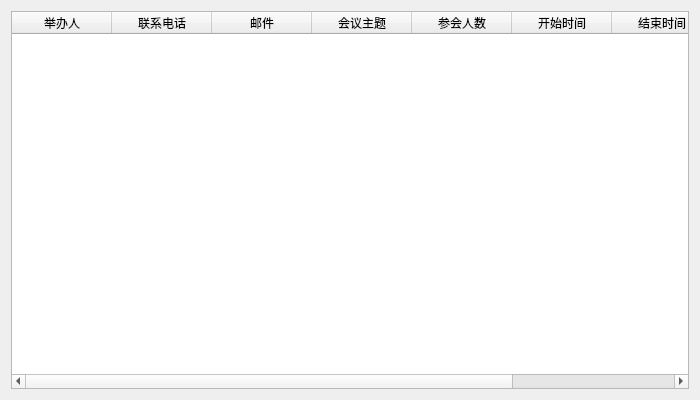
<?xml version="1.0" encoding="UTF-8"?>
<ui version="4.0">
 <class>MyTableWidget</class>
 <widget class="QDialog" name="MyTableWidget">
  <property name="geometry">
   <rect>
    <x>0</x>
    <y>0</y>
    <width>700</width>
    <height>400</height>
   </rect>
  </property>
  <property name="windowTitle">
   <string>Dialog</string>
  </property>
  <layout class="QVBoxLayout" name="verticalLayout">
   <item>
    <widget class="QTableWidget" name="tableWidget">
     <column>
      <property name="text">
       <string>举办人</string>
      </property>
     </column>
     <column>
      <property name="text">
       <string>联系电话</string>
      </property>
     </column>
     <column>
      <property name="text">
       <string>邮件</string>
      </property>
     </column>
     <column>
      <property name="text">
       <string>会议主题</string>
      </property>
     </column>
     <column>
      <property name="text">
       <string>参会人数</string>
      </property>
     </column>
     <column>
      <property name="text">
       <string>开始时间</string>
      </property>
     </column>
     <column>
      <property name="text">
       <string>结束时间</string>
      </property>
     </column>
     <column>
      <property name="text">
       <string>处理</string>
      </property>
     </column>
    </widget>
   </item>
  </layout>
 </widget>
 <resources/>
 <connections/>
</ui>
